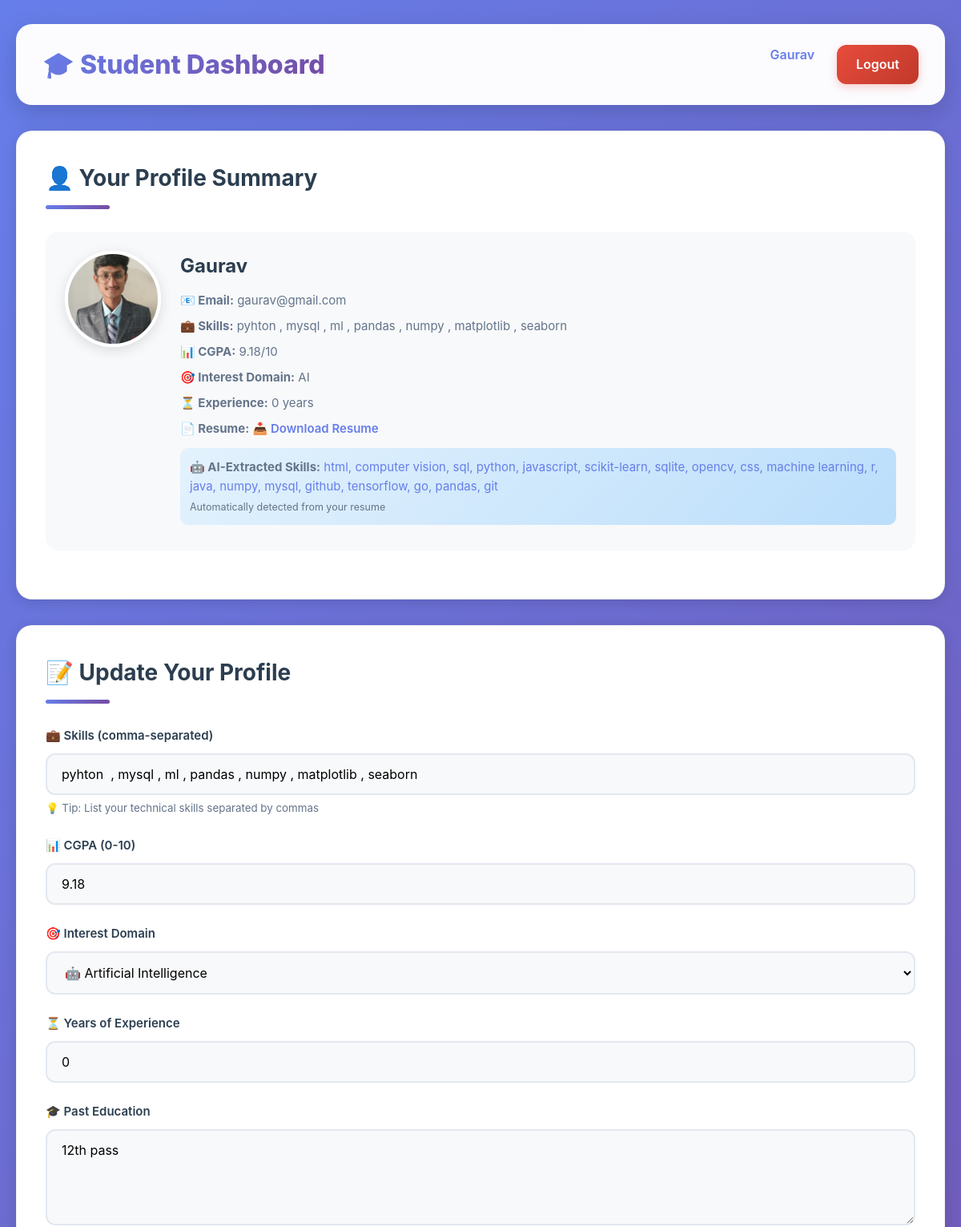
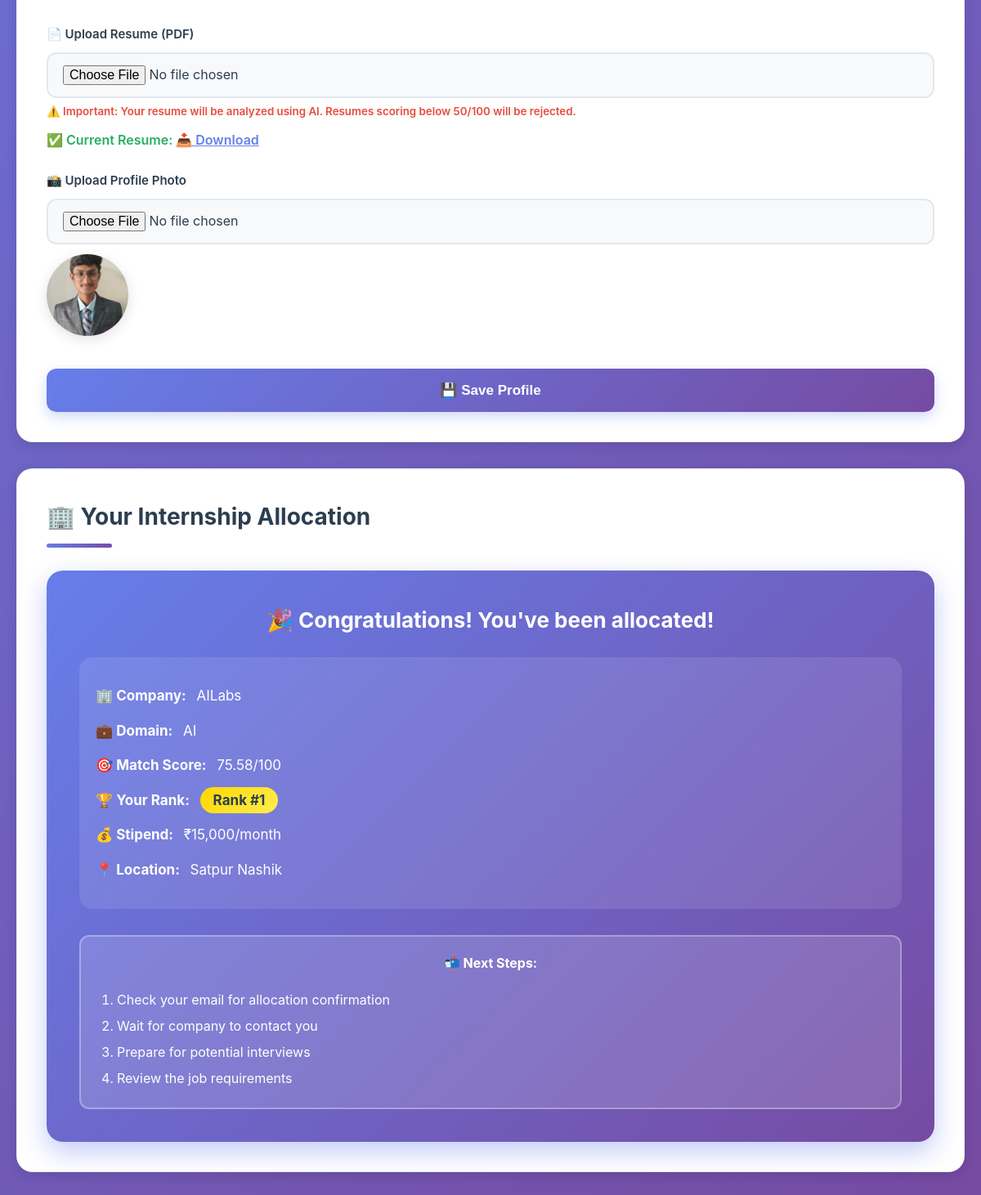
The page /student/dashboard (signed in) on the database its author committed (2 pictures, top to bottom).
### tables this page shows
CREATE TABLE student_profile (
            user_id INTEGER PRIMARY KEY,
            skills TEXT,
            cgpa REAL DEFAULT 0,
            interest_domain TEXT,
            experience_years INTEGER DEFAULT 0,
            resume_path TEXT,
            past_education TEXT,
            profile_photo TEXT,
            extracted_skills TEXT,
            FOREIGN KEY(user_id) REFERENCES users(user_id) ON DELETE CASCADE
        );

CREATE TABLE company_profile (
            user_id INTEGER PRIMARY KEY,
            company_name TEXT,
            location TEXT,
            contact_email TEXT,
            contact_no TEXT,
            profile_logo TEXT,
            FOREIGN KEY(user_id) REFERENCES users(user_id) ON DELETE CASCADE
        );

CREATE TABLE company_positions (
            position_id INTEGER PRIMARY KEY AUTOINCREMENT,
            company_id INTEGER,
            domain TEXT,
            required_skills TEXT,
            min_cgpa REAL DEFAULT 0,
            positions INTEGER DEFAULT 0,
            stipend INTEGER DEFAULT 0,
            FOREIGN KEY(company_id) REFERENCES users(user_id) ON DELETE CASCADE
        );

CREATE TABLE allocations (
            allocation_id INTEGER PRIMARY KEY AUTOINCREMENT,
            student_id INTEGER NOT NULL,
            company_id INTEGER NOT NULL,
            position_id INTEGER NOT NULL,
            score REAL,
            rank INTEGER,
            UNIQUE(student_id),
            FOREIGN KEY(student_id) REFERENCES users(user_id),
            FOREIGN KEY(company_id) REFERENCES users(user_id),
            FOREIGN KEY(position_id) REFERENCES company_positions(position_id)
        );

### app.py (the view, shortened to what this page needs)
@app.route('/student/dashboard', methods=['GET', 'POST'])
@role_required('student')
def student_dashboard():
    feedback_message = None
    resume_score = None
    detailed_feedback = None
    with get_connection() as conn:
        profile = conn.execute("""
            SELECT skills, cgpa, interest_domain, experience_years,
                   resume_path, past_education, profile_photo, extracted_skills
            FROM student_profile
            WHERE user_id = ?
        """, (session['user_id'],)).fetchone()
        allocation = conn.execute("""
            SELECT cp.company_name, pos.domain, a.score, a.rank, pos.stipend, cp.location
            FROM allocations a
            JOIN company_profile cp ON a.company_id = cp.user_id
            JOIN company_positions pos ON a.position_id = pos.position_id
            WHERE a.student_id = ?
        """, (session['user_id'],)).fetchone()
    return render_template('student_dashboard.html',
                          profile=profile,
                          allocation=allocation,
                          feedback_message=feedback_message,
                          resume_score=resume_score,
                          detailed_feedback=detailed_feedback)

### app.py (called while the page is built)
def role_required(required_role):
    def decorator(f):
        @wraps(f)
        def decorated_function(*args, **kwargs):
            if 'user_id' not in session:
                flash("Please log in to access this page.", "error")
                return redirect(url_for('login'))
            if session.get('role') != required_role:
                flash(f"Access denied. This page is for {required_role}s only.", "error")
                return render_template('403.html'), 403
            return f(*args, **kwargs)
        return decorated_function
    return decorator

def get_connection():
    return sqlite3.connect("platform.db")

### templates/student_dashboard.html (shortened to what this page needs)
<!DOCTYPE html>
<html lang="en">
<head>
    <link rel="stylesheet" href="{{ url_for('static', filename='css/style.css') }}">
</head>
<body>
    <div class="container">
        <div class="header">
            <h1>🎓 Student Dashboard</h1>
            <div class="header-actions">
                <span style="margin-right: 16px; color: #667eea; font-weight: 600;">{{ session.name }}</span>
                <a href="/logout" class="logout-btn">Logout</a>
            </div>
        </div>
        {% if profile %}
        <div class="card">
            <h2>👤 Your Profile Summary</h2>
            <div class="profile-card">
                {% if profile[6] %}
                <img src="/uploads/{{ profile[6] }}" alt="Profile Photo" class="profile-photo">
                {% else %}
                <div style="width: 120px; height: 120px; border-radius: 50%; background: var(--primary-gradient); display: flex; align-items: center; justify-content: center; font-size: 48px; color: white; box-shadow: var(--shadow-md);">
                    👤
                </div>
                {% endif %}
                <div class="profile-info">
                    <h3>{{ session.name }}</h3>
                    <p><strong>📧 Email:</strong> {{ session.email }}</p>
                    <p><strong>💼 Skills:</strong> {{ profile[0] or 'Not specified' }}</p>
                    <p><strong>📊 CGPA:</strong> {{ profile[1] or 'Not specified' }}/10</p>
                    <p><strong>🎯 Interest Domain:</strong> {{ profile[2] or 'Not specified' }}</p>
                    <p><strong>⏳ Experience:</strong> {{ profile[3] or 0 }} years</p>
                    {% if profile[4] %}
                    <p><strong>📄 Resume:</strong> <a href="/uploads/{{ profile[4] }}" target="_blank" style="color: #667eea; text-decoration: none; font-weight: 600;">📥 Download Resume</a></p>
                    {% endif %}
                    {% if profile[7] %}
                    <p style="margin-top: 12px; padding: 12px; background: linear-gradient(135deg, #e3f2fd 0%, #bbdefb 100%); border-radius: 10px;">
                        <strong>🤖 AI-Extracted Skills:</strong> <span style="color: #667eea;">{{ profile[7] }}</span>
                        <br><small style="color: #64748b; display: block; margin-top: 4px;">Automatically detected from your resume</small>
                    </p>
                    {% endif %}
                </div>
            </div>
        </div>
        {% endif %}
        <div class="card">
            <h2>📝 Update Your Profile</h2>
            <form method="POST" enctype="multipart/form-data" id="profileForm">
                <div class="form-group">
                    <label for="skills">💼 Skills (comma-separated)</label>
                    <input type="text" id="skills" name="skills"
                           placeholder="Python, JavaScript, React, MySQL, Machine Learning"
                           value="{{ profile[0] if profile else '' }}" required>
                    <small style="color: #64748b; display: block; margin-top: 6px;">💡 Tip: List your technical skills separated by commas</small>
                </div>
                <div class="form-group">
                    <label for="cgpa">📊 CGPA (0-10)</label>
                    <input type="number" id="cgpa" name="cgpa" step="0.01" min="0" max="10"
                           placeholder="8.5"
                           value="{{ profile[1] if profile else '' }}" required>
                </div>
                <div class="form-group">
                    <label for="interest_domain">🎯 Interest Domain</label>
                    <select id="interest_domain" name="interest_domain" required>
                        <option value="AI" {% if profile and profile[2] == 'AI' %}selected{% endif %}>🤖 Artificial Intelligence</option>
                    </select>
                </div>
                <div class="form-group">
                    <label for="experience_years">⏳ Years of Experience</label>
                    <input type="number" id="experience_years" name="experience_years" min="0" max="10"
                           placeholder="0"
                           value="{{ profile[3] if profile else '0' }}" required>
                </div>
                <div class="form-group">
                    <label for="past_education">🎓 Past Education</label>
                    <textarea id="past_education" name="past_education"
                              placeholder="B.Tech in Computer Science, XYZ University, 2022–2026
CGPA: 8.5/10
Relevant Coursework: Data Structures, Algorithms, Machine Learning">{{ profile[5] if profile else '' }}</textarea>
                </div>
                <div class="form-group">
                    <label for="resume">📄 Upload Resume (PDF)</label>
                    <input type="file" id="resume" name="resume" accept=".pdf">
                    <small style="color: #e74c3c; display: block; margin-top: 6px; font-weight: 600;">
                        ⚠️ Important: Your resume will be analyzed using AI. Resumes scoring below 50/100 will be rejected.
                    </small>
                    {% if profile and profile[4] %}
                        <p style="margin-top: 12px; color: #27ae60; font-weight: 600;">✅ Current Resume: <a href="/uploads/{{ profile[4] }}" target="_blank" style="color: #667eea;">📥 Download</a></p>
                    {% else %}
                        <p style="margin-top: 12px; color: #f39c12; font-weight: 600;">⚠️ No resume uploaded yet</p>
                    {% endif %}
                </div>
                <div class="form-group">
                    <label for="profile_photo">📸 Upload Profile Photo</label>
                    <input type="file" id="profile_photo" name="profile_photo" accept="image/*">
                    {% if profile and profile[6] %}
                        <img src="/uploads/{{ profile[6] }}" alt="Profile Photo" style="width: 100px; height: 100px; margin-top: 12px; border-radius: 50%; object-fit: cover; box-shadow: var(--shadow-md);">
                    {% endif %}
                </div>
                <button type="submit" onclick="showLoading()">💾 Save Profile</button>
            </form>
        </div>
        <div class="card">
            <h2>🏢 Your Internship Allocation</h2>
            {% if allocation %}
                <div class="allocation-box">
                    <h3>🎉 Congratulations! You've been allocated!</h3>
                    <div style="text-align: left; padding: 20px; background: rgba(255,255,255,0.1); border-radius: 16px; margin-top: 20px;">
                        <p><strong>🏢 Company:</strong> {{ allocation[0] }}</p>
                        <p><strong>💼 Domain:</strong> {{ allocation[1] }}</p>
                        <p><strong>🎯 Match Score:</strong> {{ "%.2f"|format(allocation[2]) }}/100</p>
                        <p><strong>🏆 Your Rank:</strong> <span style="background: linear-gradient(135deg, #ffd700 0%, #ffed4e 100%); color: #2c3e50; padding: 6px 16px; border-radius: 50px; font-weight: 700;">Rank #{{ allocation[3] }}</span></p>
                        <p><strong>💰 Stipend:</strong> ₹{{ "{:,}".format(allocation[4]) }}/month</p>
                        <p><strong>📍 Location:</strong> {{ allocation[5] }}</p>
                    </div>
                    <div style="margin-top: 32px; padding: 20px; background: rgba(255,255,255,0.15); border-radius: 12px; border: 2px solid rgba(255,255,255,0.3);">
                        <h4 style="margin-bottom: 16px;">📬 Next Steps:</h4>
                        <ol style="text-align: left; line-height: 2; padding-left: 24px;">
                            <li>Check your email for allocation confirmation</li>
                            <li>Wait for company to contact you</li>
                            <li>Prepare for potential interviews</li>
                            <li>Review the job requirements</li>
                        </ol>
                    </div>
                </div>
            {% endif %}
        </div>
    </div>
</body>
</html>

### static/css/style.css (style rules this page uses)
:root { --primary-gradient: linear-gradient(135deg, #667eea 0%, #764ba2 100%); --success-color: #27ae60; --danger-color: #e74c3c; --warning-color: #f39c12; --info-color: #3498db; --dark-text: #2c3e50; --light-text: #64748b; --border-color: #e2e8f0; --bg-light: #f8f9fa; --shadow-sm: 0 2px 8px rgba(0, 0, 0, 0.08); --shadow-md: 0 4px 16px rgba(0, 0, 0, 0.12); --shadow-lg: 0 10px 30px rgba(0, 0, 0, 0.15); }
* { margin: 0; padding: 0; box-sizing: border-box; }
body { font-family: 'Inter', 'Segoe UI', -apple-system, BlinkMacSystemFont, sans-serif; background: var(--primary-gradient); min-height: 100vh; color: var(--dark-text); line-height: 1.6; }
.container { max-width: 1400px; margin: 30px auto; padding: 0 20px; }
.header { background: rgba(255, 255, 255, 0.98); backdrop-filter: blur(12px); padding: 24px 32px; border-radius: 20px; margin-bottom: 32px; box-shadow: var(--shadow-lg); display: flex; justify-content: space-between; align-items: center; border: 1px solid rgba(255, 255, 255, 0.3); }
.header h1 { font-size: 32px; font-weight: 800; background: var(--primary-gradient); -webkit-background-clip: text; -webkit-text-fill-color: transparent; background-clip: text; }
.header-actions { display: flex; gap: 12px; }
.logout-btn { padding: 12px 24px; background: linear-gradient(135deg, #e74c3c 0%, #c0392b 100%); color: white; border: none; border-radius: 12px; font-weight: 600; text-decoration: none; transition: all 0.3s ease; box-shadow: 0 4px 12px rgba(231, 76, 60, 0.25); }
.card { background: white; border-radius: 20px; box-shadow: var(--shadow-md); padding: 36px; margin-bottom: 32px; transition: all 0.3s ease; border: 1px solid rgba(0, 0, 0, 0.05); }
.card h2 { font-size: 28px; color: var(--dark-text); margin-bottom: 28px; font-weight: 700; position: relative; padding-bottom: 16px; }
.card h2::after { content: ''; position: absolute; bottom: 0; left: 0; width: 80px; height: 5px; background: var(--primary-gradient); border-radius: 3px; }
.form-group { margin-bottom: 24px; }
label { display: block; margin-bottom: 10px; font-weight: 600; color: var(--dark-text); font-size: 15px; }
input[type="text"], input[type="email"], input[type="password"], input[type="number"], input[type="file"], textarea, select { width: 100%; padding: 14px 18px; border: 2px solid var(--border-color); border-radius: 12px; font-size: 16px; font-family: inherit; transition: all 0.3s ease; background: var(--bg-light); }
textarea { min-height: 120px; resize: vertical; }
button[type="submit"] { width: 100%; padding: 16px 32px; background: var(--primary-gradient); color: white; border: none; border-radius: 12px; font-size: 17px; font-weight: 700; cursor: pointer; transition: all 0.3s ease; box-shadow: 0 6px 16px rgba(102, 126, 234, 0.3); margin-top: 8px; }
.allocation-box { background: var(--primary-gradient); color: white; padding: 40px; border-radius: 20px; text-align: center; margin-top: 24px; box-shadow: 0 12px 32px rgba(102, 126, 234, 0.4); }
.allocation-box h3 { font-size: 26px; margin-bottom: 24px; font-weight: 700; }
.allocation-box p { font-size: 17px; margin: 12px 0; line-height: 1.8; }
.allocation-box strong { font-weight: 700; display: inline-block; margin-right: 8px; }
.profile-card { display: grid; grid-template-columns: auto 1fr; gap: 24px; align-items: start; padding: 24px; background: var(--bg-light); border-radius: 16px; margin-bottom: 24px; }
.profile-photo { width: 120px; height: 120px; border-radius: 50%; object-fit: cover; border: 4px solid white; box-shadow: var(--shadow-md); }
.profile-info h3 { font-size: 24px; margin-bottom: 12px; color: var(--dark-text); }
.profile-info p { margin: 8px 0; color: var(--light-text); font-size: 15px; }

### templates/student_dashboard.html (style rules this page uses)
.profile-card { animation: fadeInUp 0.5s ease-out; }
.card { transition: all 0.3s cubic-bezier(0.4, 0, 0.2, 1); }
html { scroll-behavior: smooth; }

### rows shown on the page
student_profile: profile_photo (picture), skills "pyhton , mysql , ml , pandas , numpy , matplotlib , seaborn", cgpa "9.18", interest_domain "AI", experience_years "0", extracted_skills "html, computer vision, sql, python, javascript, scikit-learn, sqlite, opencv, css, machine learning, r, java, numpy, mysql, github, tensorflow, go, pandas, git", interest_domain "🤖 Artificial Intelligence", past_education "12th pass"
company_profile: company_name "AILabs", location "Satpur Nashik"
company_positions: domain "AI", stipend "15,000"
allocations: score "75.58", rank "1"

### other values the page prints
{{ session.name }} "Gaurav"
{{ session.email }} "gaurav@gmail.com"
